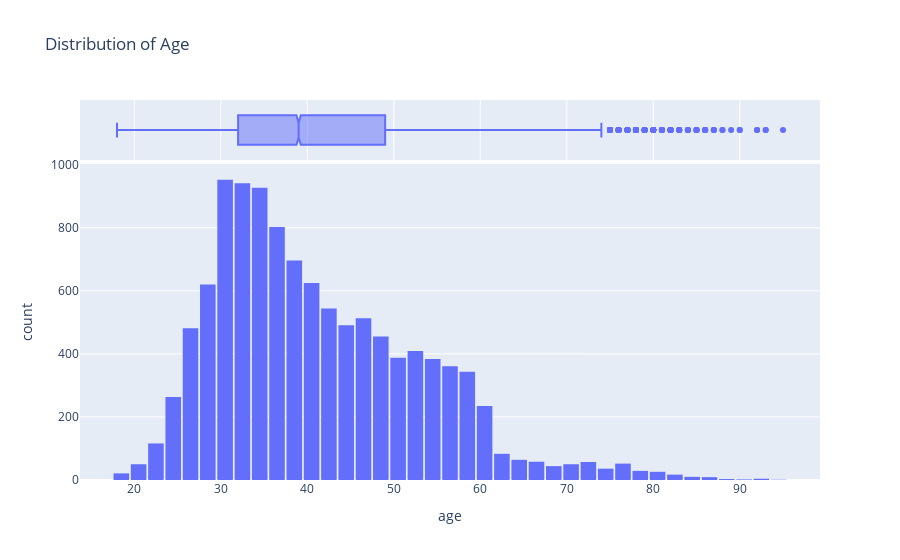

Here is the notebook cell this chart was saved with:
### Code cell
fig = px.histogram(data_bank, 
                   x='age', 
                   marginal='box', 
                   nbins=47, 
                   title='Distribution of Age')
fig.update_layout(bargap=0.1)
fig.show()

### Figure 1 — Plotly figure (JSON) as saved in the notebook; plotly's stock layout.template omitted (floating-point values rounded to 4 significant figures; data arrays with more than 128 entries replaced by an {"elided": "..."} marker saying what was removed)
{"data": [{"alignmentgroup": "True", "bingroup": "x", "hovertemplate": "age=%{x}<br>count=%{y}<extra></extra>", "legendgroup": "", "marker": {"color": "#636efa", "pattern": {"shape": ""}}, "name": "", "nbinsx": 47, "offsetgroup": "", "orientation": "v", "showlegend": false, "type": "histogram", "x": {"elided": "11162 int values"}, "xaxis": "x", "yaxis": "y"}, {"alignmentgroup": "True", "hovertemplate": "age=%{x}<extra></extra>", "legendgroup": "", "marker": {"color": "#636efa"}, "name": "", "notched": true, "offsetgroup": "", "showlegend": false, "type": "box", "x": {"elided": "11162 int values"}, "xaxis": "x2", "yaxis": "y2"}], "layout": {"bargap": 0.1, "barmode": "relative", "legend": {"tracegroupgap": 0}, "title": {"text": "Distribution of Age"}, "xaxis": {"anchor": "y", "domain": [0, 1], "title": {"text": "age"}}, "xaxis2": {"anchor": "y2", "domain": [0, 1], "matches": "x", "showgrid": true, "showticklabels": false}, "yaxis": {"anchor": "x", "domain": [0, 0.8316], "title": {"text": "count"}}, "yaxis2": {"anchor": "x2", "domain": [0.8416, 1], "matches": "y2", "showgrid": false, "showline": false, "showticklabels": false, "ticks": ""}}}
